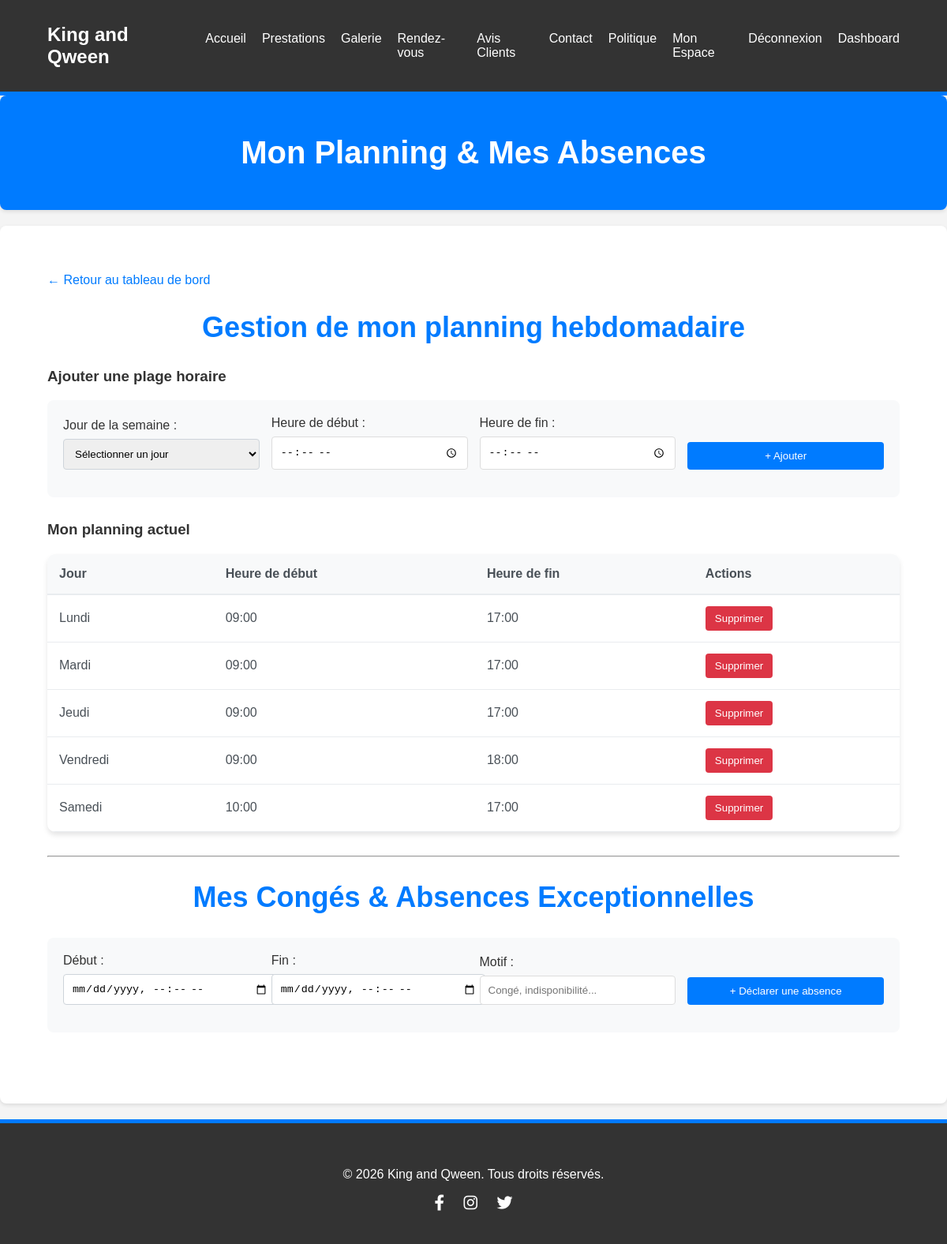
The app's page /backend/coiffeur_planning.php (signed in) with its own data.
### tables this page shows
CREATE TABLE `plannings` (
  `id` int(11) NOT NULL AUTO_INCREMENT,
  `coiffeur_id` int(11) NOT NULL,
  `jour_semaine` enum('Lundi','Mardi','Mercredi','Jeudi','Vendredi','Samedi','Dimanche') NOT NULL,
  `heure_debut` time NOT NULL,
  `heure_fin` time NOT NULL,
  PRIMARY KEY (`id`),
  UNIQUE KEY `uq_planning_coiffeur_jour_debut` (`coiffeur_id`, `jour_semaine`, `heure_debut`),
  KEY `idx_plannings_coiffeur_jour` (`coiffeur_id`, `jour_semaine`),
  CONSTRAINT `fk_plannings_coiffeur` FOREIGN KEY (`coiffeur_id`) REFERENCES `coiffeurs`(`id`) ON DELETE CASCADE,
  CONSTRAINT `chk_planning_heures` CHECK (`heure_debut` < `heure_fin`)
);

### backend/coiffeur_planning.php (the view, shortened to what this page needs)
<?php
require_once __DIR__ . "/../includes/db.php";
$coiffeur_id = (int) $_SESSION["user_id"];
$sql_coiffeur = "SELECT id FROM coiffeurs WHERE user_id = ? LIMIT 1";
$coiffeur_table_id = null;
if ($stmt = $mysqli->prepare($sql_coiffeur)) {
    $stmt->bind_param("i", $coiffeur_id);
    $stmt->execute();
    $result = $stmt->get_result();
    if ($row = $result->fetch_assoc()) {
        $coiffeur_table_id = (int) $row["id"];
    }
}
$plannings = [];
if ($coiffeur_table_id) {
    $sql = "SELECT * FROM plannings WHERE coiffeur_id = ? ORDER BY FIELD(jour_semaine, 'Lundi', 'Mardi', 'Mercredi', 'Jeudi', 'Vendredi', 'Samedi', 'Dimanche'), heure_debut ASC";
    if ($stmt = $mysqli->prepare($sql)) {
        $stmt->bind_param("i", $coiffeur_table_id);
        $stmt->execute();
        $result = $stmt->get_result();
        while ($row = $result->fetch_assoc()) {
            $plannings[] = $row;
        }
    }
}
include __DIR__ . "/../includes/header.php";
?>
<section class="page-title">
    <div class="container">
        <h1>Mon Planning &amp; Mes Absences</h1>
    </div>
</section>
<section class="coiffeur-planning">
    <div class="container">
        <a href="<?php echo BASE_URL; ?>backend/coiffeur_dashboard.php" class="btn-back">← Retour au tableau de bord</a>
        <h2>Gestion de mon planning hebdomadaire</h2>
        <div class="add-planning">
            <h3>Ajouter une plage horaire</h3>
            <form method="post" class="planning-form">
                <div class="form-row">
                    <div class="form-group">
                        <label for="jour_semaine">Jour de la semaine :</label>
                        <select name="jour_semaine" id="jour_semaine" required>
                            <option value="">Sélectionner un jour</option>
                        </select>
                    </div>
                    <div class="form-group">
                        <label for="heure_debut">Heure de début :</label>
                        <input type="time" name="heure_debut" id="heure_debut" required>
                    </div>
                    <div class="form-group">
                        <label for="heure_fin">Heure de fin :</label>
                        <input type="time" name="heure_fin" id="heure_fin" required>
                    </div>
                    <div class="form-group">
                        <button type="submit" class="btn-primary">+ Ajouter</button>
                    </div>
                </div>
            </form>
        </div>
        <h3>Mon planning actuel</h3>
        <?php if (empty($plannings)): ?>
            <p>Aucune plage horaire définie.</p>
        <?php else: ?>
            <div class="modern-table-container">
                <table class="modern-table">
                    <thead>
                        <tr>
                            <th>Jour</th>
                            <th>Heure de début</th>
                            <th>Heure de fin</th>
                            <th>Actions</th>
                        </tr>
                    </thead>
                    <tbody>
                        <?php foreach ($plannings as $planning): ?>
                            <tr>
                                <td data-label="Jour"><?php echo htmlspecialchars($planning["jour_semaine"]); ?></td>
                                <td data-label="Heure de début"><?php echo date("H:i", strtotime($planning["heure_debut"])); ?></td>
                                <td data-label="Heure de fin"><?php echo date("H:i", strtotime($planning["heure_fin"])); ?></td>
                                <td data-label="Actions">
                                    <form method="post">
                                        <button type="submit" class="btn-action btn-cancel" onclick="return confirm('Êtes-vous sûr de vouloir supprimer cette plage horaire ?')">
                                            Supprimer
                                        </button>
                                    </form>
                                </td>
                            </tr>
                        <?php endforeach; ?>
                    </tbody>
                </table>
            </div>
        <?php endif; ?>
        <hr style="margin:30px 0;">
        <h2>Mes Congés &amp; Absences Exceptionnelles</h2>
        <form method="post" class="planning-form">
            <div class="form-row">
                <div class="form-group">
                    <label for="date_debut">Début :</label>
                    <input type="datetime-local" name="date_debut" id="date_debut" required>
                </div>
                <div class="form-group">
                    <label for="date_fin">Fin :</label>
                    <input type="datetime-local" name="date_fin" id="date_fin" required>
                </div>
                <div class="form-group">
                    <label for="motif">Motif :</label>
                    <input type="text" name="motif" id="motif" maxlength="255" placeholder="Congé, indisponibilité...">
                </div>
                <div class="form-group">
                    <button type="submit" class="btn-primary">+ Déclarer une absence</button>
                </div>
            </div>
        </form>
    </div>
</section>
<?php include __DIR__ . "/../includes/footer.php"; ?>

### assets/css/style.css (style rules this page uses)
body { font-family: Arial, sans-serif; margin: 0; padding: 0; background-color: #f4f4f4; color: #333; }
.container { width: 90%; max-width: 1200px; margin: 0 auto; padding: 20px 0; }
a { color: #007bff; text-decoration: none; }
section { padding: 40px 0; background-color: white; margin-bottom: 20px; border-radius: 8px; box-shadow: 0 2px 5px rgba(0,0,0,0.1); }
section h2 { text-align: center; margin-bottom: 30px; font-size: 36px; color: #007bff; }
.form-group { margin-bottom: 15px; }
.form-group label { display: block; margin-bottom: 5px; font-weight: bold; }
.form-group input[type="text"], .form-group input[type="email"], .form-group input[type="password"], .form-group input[type="date"], .form-group input[type="time"], .form-group input[type="number"], .form-group select, .form-group textarea { width: 100%; padding: 10px; border: 1px solid #ddd; border-radius: 4px; box-sizing: border-box; }
.page-title { background-color: #007bff; color: white; padding: 30px 0; margin-bottom: 20px; text-align: center; border-radius: 8px; }
.page-title h1 { margin: 0; font-size: 40px; }

### backend/coiffeur_planning.php (style rules this page uses)
.modern-table-container { overflow-x: auto; border-radius: 10px; box-shadow: 0 4px 6px rgba(0,0,0,0.1); margin: 20px 0; }
.modern-table { width: 100%; border-collapse: collapse; min-width: 600px; }
.modern-table th { background-color: #f8f9fa; padding: 16px 15px; text-align: left; font-weight: 600; color: #495057; border-bottom: 2px solid #e9ecef; }
.modern-table td { padding: 14px 15px; border-bottom: 1px solid #e9ecef; color: #495057; }
.btn-action { border: none; border-radius: 4px; padding: 8px 12px; cursor: pointer; font-weight: 500; }
.btn-cancel { background: #dc3545; color: white; }
.planning-form { background: #f8f9fa; padding: 20px; border-radius: 8px; margin-bottom: 30px; }
.form-row { display: flex; flex-wrap: wrap; gap: 15px; align-items: flex-end; }
.form-group { flex: 1; min-width: 200px; }
.form-group label { display: block; margin-bottom: 8px; font-weight: 500; }
.form-group select, .form-group input { width: 100%; padding: 10px; border: 1px solid #ced4da; border-radius: 4px; }
.btn-primary { background: #007bff; color: white; border: none; padding: 10px 15px; border-radius: 4px; cursor: pointer; font-weight: 500; width: 100%; }

### records on screen
plannings: jour_semaine "Lundi", heure_debut "09:00", heure_fin "17:00"
plannings: jour_semaine "Mardi", heure_debut "09:00", heure_fin "17:00"
plannings: jour_semaine "Jeudi", heure_debut "09:00", heure_fin "17:00"
plannings: jour_semaine "Vendredi", heure_debut "09:00", heure_fin "18:00"
plannings: jour_semaine "Samedi", heure_debut "10:00", heure_fin "17:00"
